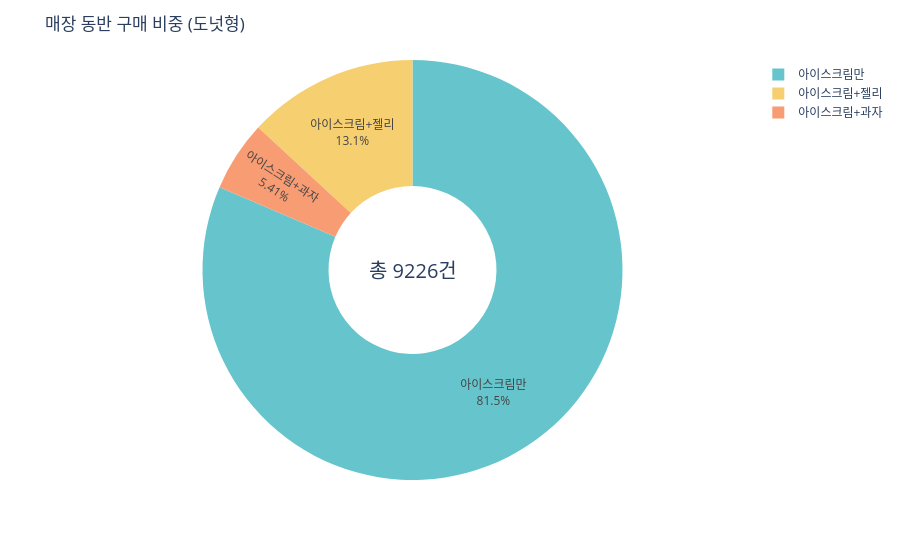

Here is the notebook cell this chart was saved with:
### Code cell
import plotly.express as px

# 🍩 더 세련된 도넛 차트 (Donut Chart)
df_pie = pd.DataFrame({
    "Category": ["아이스크림만", "아이스크림+젤리", "아이스크림+과자"],
    "Count": [only_ice_count, jelly_cross_count, snack_cross_count]
})

fig = px.pie(df_pie, values='Count', names='Category', hole=.4,
             color_discrete_sequence=px.colors.qualitative.Pastel)

fig.update_traces(textposition='inside', textinfo='percent+label')
fig.update_layout(
    title_text="매장 동반 구매 비중 (도넛형)",
    annotations=[dict(text=f'총 {total_count}건', x=0.5, y=0.5, font_size=20, showarrow=False)]
)
fig.show()

### Figure 1 — Plotly figure (JSON) as saved in the notebook; plotly's stock layout.template omitted (floating-point values rounded to 4 significant figures)
{"data": [{"domain": {"x": [0, 1], "y": [0, 1]}, "hole": 0.4, "hovertemplate": "Category=%{label}<br>Count=%{value}<extra></extra>", "labels": ["아이스크림만", "아이스크림+젤리", "아이스크림+과자"], "legendgroup": "", "name": "", "showlegend": true, "textinfo": "percent+label", "textposition": "inside", "type": "pie", "values": [7515, 1212, 499]}], "layout": {"annotations": [{"font": {"size": 20}, "showarrow": false, "text": "총 9226건", "x": 0.5, "y": 0.5}], "legend": {"tracegroupgap": 0}, "margin": {"t": 60}, "piecolorway": ["rgb(102, 197, 204)", "rgb(246, 207, 113)", "rgb(248, 156, 116)", "rgb(220, 176, 242)", "rgb(135, 197, 95)", "rgb(158, 185, 243)", "rgb(254, 136, 177)", "rgb(201, 219, 116)", "rgb(139, 224, 164)", "rgb(180, 151, 231)", "rgb(179, 179, 179)"], "title": {"text": "매장 동반 구매 비중 (도넛형)"}}}
